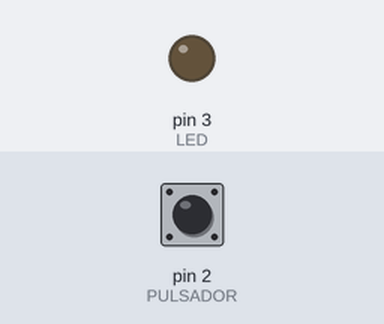
This sketch was run on a simulated Arduino Uno, built with avr-gcc and run on an emulated ATmega328P. On the bench: output pins drawn as LEDs (lit = HIGH). Inputs (shaded band) come from the test bench; at power-on: pin 2 (PULSADOR) LOW.

Above: at 1.2 s.
1.3 s: pin 2 (PULSADOR) pulled HIGH for 0.15 s
At 2.0 s:
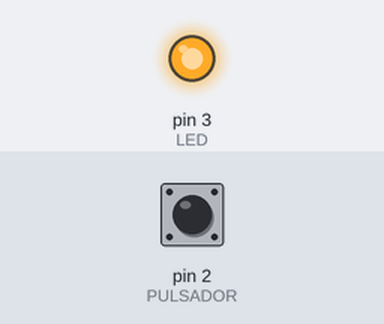
2.9 s: pin 2 (PULSADOR) pulled HIGH for 1 s
At 3.3 s:
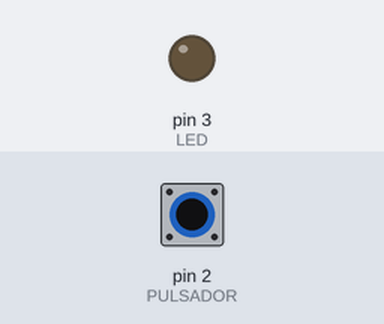
5.4 s: pin 2 (PULSADOR) pulled HIGH for 3.2 s
At 6.4 s:
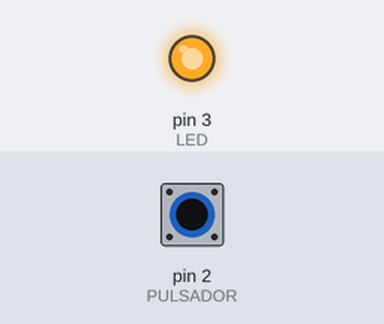
Timing chart, 0 to 8.4 s (numbered marks = the images above; inputs shaded):
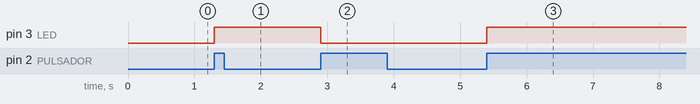

The sketch:

Laboratorio1.ino
```cpp
int PULSADOR = 2;
int LED = 3;
int estado = LOW;   // recuerda si el LED está encendido o apagado

void setup() {
  pinMode(PULSADOR, INPUT);
  pinMode(LED, OUTPUT);
}

void loop() {
  if (digitalRead(PULSADOR) == HIGH) {
    estado = !estado;               // invierte el estado
    digitalWrite(LED, estado);
    while (digitalRead(PULSADOR) == HIGH) { }   // espera a que sueltes el botón
  }
}
```

Measured:
- after the input at 1.3 s, pin 3 (LED): LOW → HIGH at once
- after the input at 2.9 s, pin 3 (LED): HIGH → LOW at once
- after the input at 5.4 s, pin 3 (LED): LOW → HIGH at once
